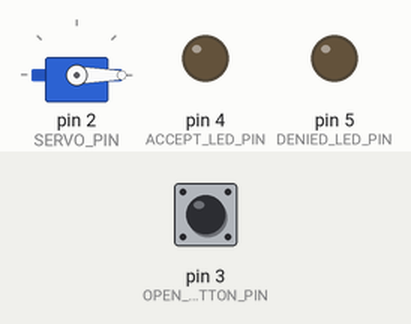
Bench run of a sketch on a simulated Arduino Uno, built with avr-gcc and run on an emulated ATmega328P. Parts: servo, output pins drawn as LEDs (lit = HIGH). The test bench sets the inputs (shaded band); at power-on: pin 3 (OPEN_BUTTON_PIN) HIGH. Pins used as bus, display or sensor lines are not drawn.

Above: at 1.4 s.
1.5 s: pin 3 (OPEN_BUTTON_PIN) pulled LOW for 0.15 s
At 1.9 s:
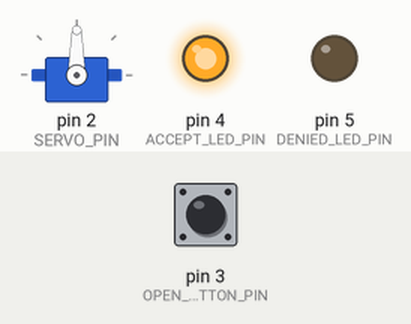
Timing chart, 0 to 23.5 s (numbered marks = the images above; inputs shaded):
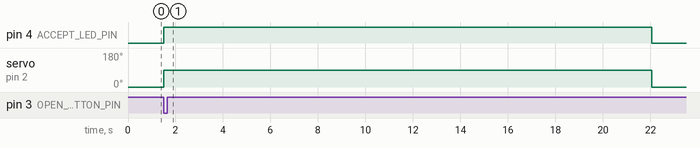

The sketch:

main.ino
```cpp
/*
 * Phult@gmail.com
 * https://github.com/phult
 * ------------------------------------------------------------
 * Pin layout should be as follows:
 * Signal         Pin
 *                Arduino Uno
 * ------------------------------------------------------------
 * SPI Reset      9
 * SPI SS         10
 * SPI MOSI       11
 * SPI MISO       12
 * SPI SCK        13
 * SERVO          2
 * OPEN BTN       3
 * ACCEPT LED     4
 * DENIED LED     5
 * BUZZER SPK     6
 */

#include <SPI.h>
#include <MFRC522.h>
#include <Servo.h>

#define SS_PIN 10
#define RST_PIN 9
#define SERVO_PIN 2
#define OPEN_BUTTON_PIN 3
#define ACCEPT_LED_PIN 4
#define DENIED_LED_PIN 5
#define SPEAKER_PIN 6

Servo myservo;
MFRC522 mfrc522(SS_PIN, RST_PIN);
int isOpened = 0;

void setup() {
  pinMode(ACCEPT_LED_PIN, OUTPUT);
  pinMode(DENIED_LED_PIN, OUTPUT);
  pinMode(OPEN_BUTTON_PIN, INPUT_PULLUP);
  Serial.begin(9600);
  SPI.begin();
  mfrc522.PCD_Init();
  myservo.attach(SERVO_PIN);
  close();
  //open(15000);
}

void loop() {
  if (mfrc522.PICC_IsNewCardPresent() && mfrc522.PICC_ReadCardSerial()) {
    unsigned long uidDec = 0;
    for (byte i = 0; i < mfrc522.uid.size; i++) {
      unsigned long uidDecTemp = mfrc522.uid.uidByte[i];
      uidDec = uidDec * 256 + uidDecTemp;
    }
    /*Serial.print("Card UID: ");
    Serial.println(uidDec);*/
    if (uidDec == 3228631156) {
      open(20000);
    } else {
      blinkLight(DENIED_LED_PIN, 200);
      checkToClose(false);
    }
    // Halt PICC
    //mfrc522.PICC_HaltA();
  } else {
    if (digitalRead(OPEN_BUTTON_PIN) == LOW) {
      open(20000);
    } else {
      checkToClose(true);
    }
  }
}

void open(int delaytime) {
  if (isOpened == 0) {
   onLight(ACCEPT_LED_PIN);
   spinServo(90);
   beep();
   isOpened = 1;
   delay(delaytime);
  }
}

int isIgnoreFirstTimeClosed = 0;
void checkToClose(bool ignoreFirstTime) {
  if (isOpened == 1) {
    if (ignoreFirstTime == true) {
      if (isIgnoreFirstTimeClosed == 0) {
        isIgnoreFirstTimeClosed = 1;
      } else if (isIgnoreFirstTimeClosed == 1) {
        isIgnoreFirstTimeClosed == 0;
        close();
      }
    } else {
      close();
    }
  }
}

void close() {
  offLight(ACCEPT_LED_PIN);
  spinServo(0);
  isOpened = 0;
}

void onLight(int pin){
  digitalWrite(pin, 1);
}

void offLight(int pin){
  digitalWrite(pin, 0);
}

void blinkLight(int pin, int interval){
  onLight(pin);
  delay(interval);
  offLight(pin);
  delay(interval);
}

void beep(){
  digitalWrite(SPEAKER_PIN, 1);
  delay(80);
  digitalWrite(SPEAKER_PIN, 0);
  delay(150);
  digitalWrite(SPEAKER_PIN, 1);
  delay(80);
  digitalWrite(SPEAKER_PIN, 0);
}

void spinServo(int angle){
  myservo.write(angle);
  delay(200);
}
```

Measured:
- after the input at 1.5 s, pin 4 (ACCEPT_LED_PIN): LOW → HIGH at once, → LOW 20.6 s later; servo on pin 2 (SERVO_PIN): 0° → 90° at once, → 0° 20.6 s later
